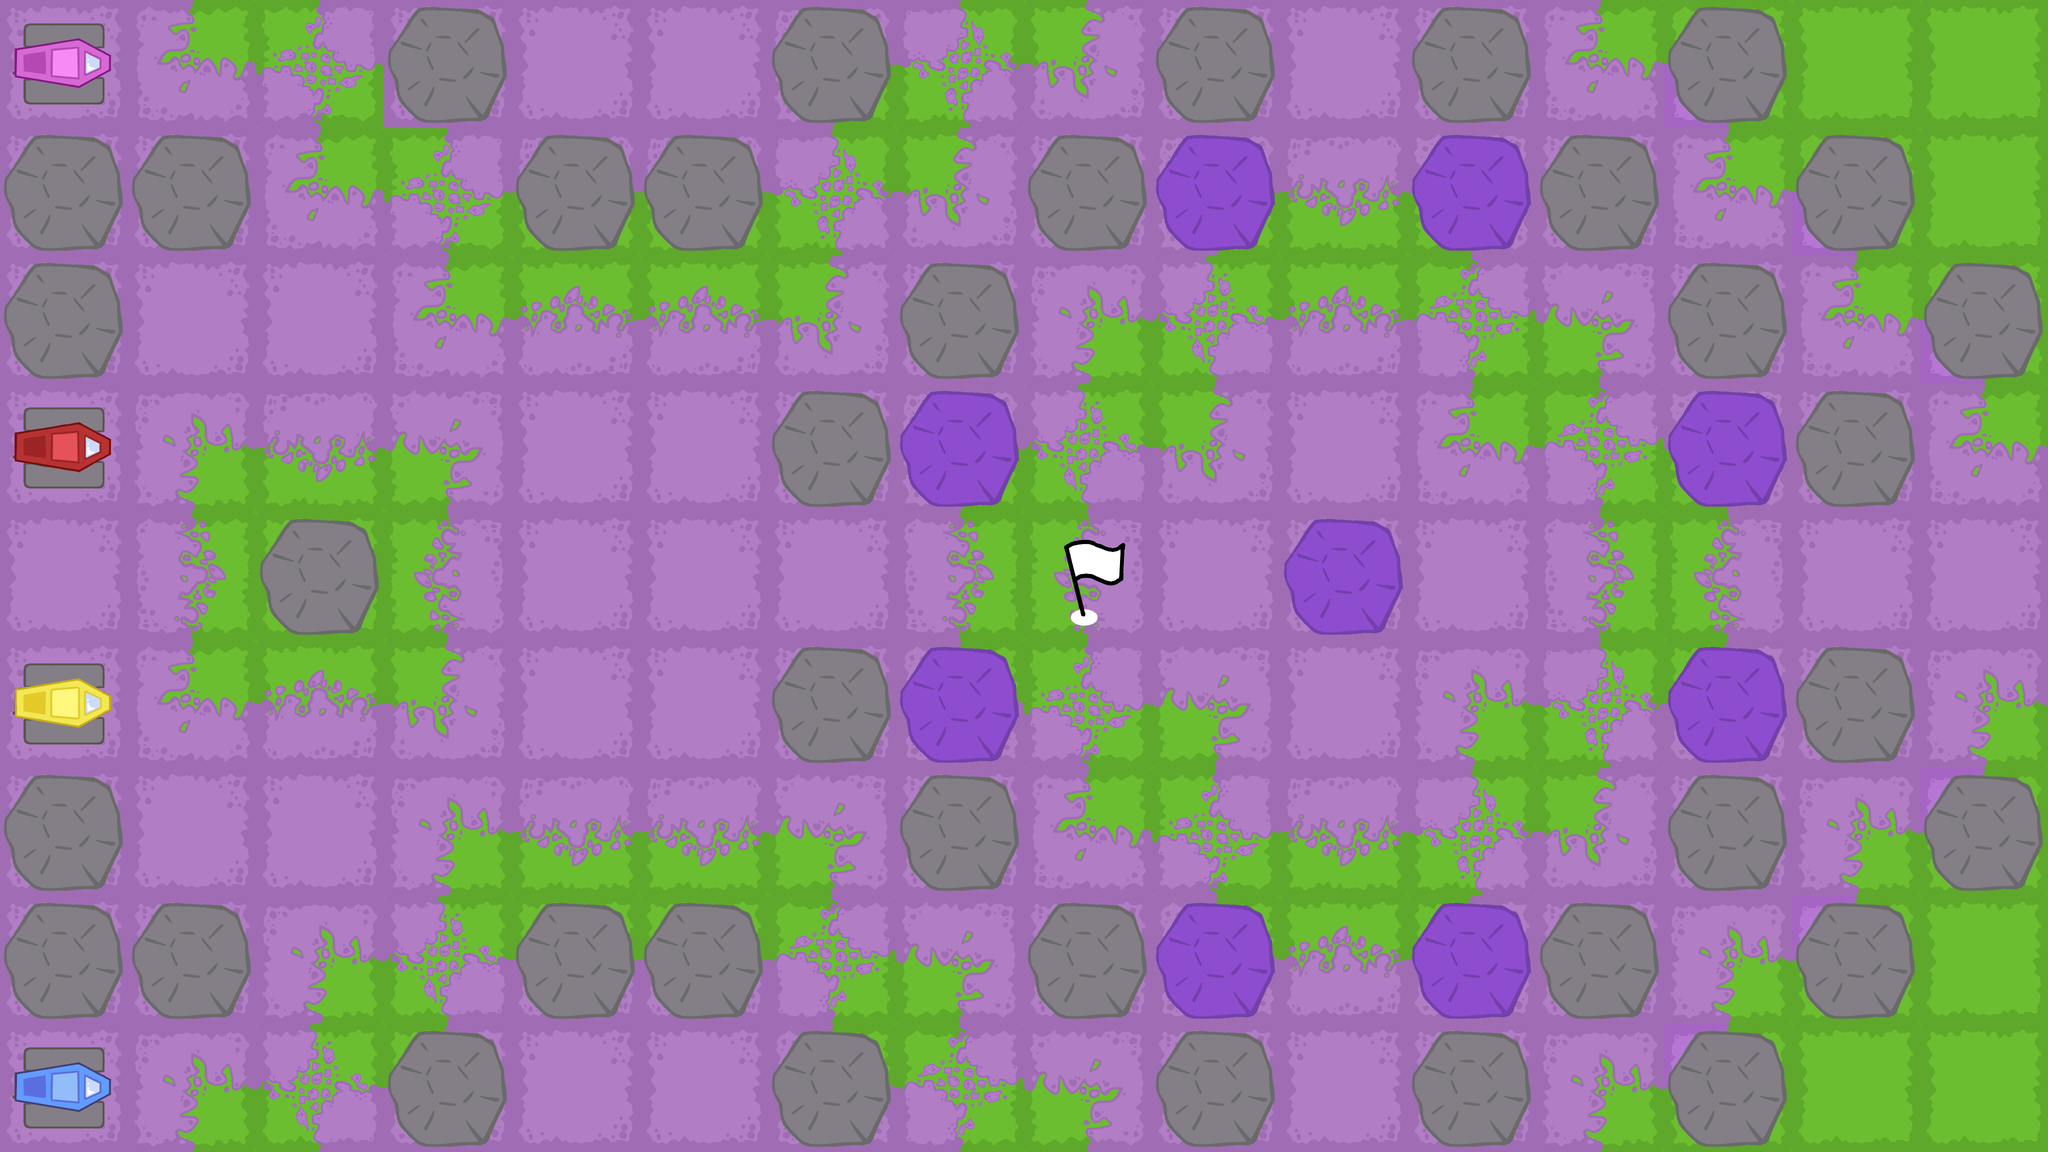

Tiled map render using the project's own tile images. Description and the whole map definition, tile-layer contents included, below:
An orthogonal 16x9 tile map with 256x256 px tiles, 3 tile layers (Base, Objects, Player), 3 tilesets.

<map version="1.10" tiledversion="1.10.1" orientation="orthogonal" renderorder="right-down" width="16" height="9" tilewidth="256" tileheight="256" infinite="0" nextlayerid="4" nextobjectid="1">
 <properties>
  <property name="left" type="int" value="5" />
  <property name="motor_off" type="int" value="2" />
  <property name="motor_on" type="int" value="2" />
  <property name="right" type="int" value="5" />
  <property name="story">[[pre_level]]
text = """
See those weird violet stones there?
That has to be where the weird signal comes from. 
I wonder why they produce such a weird signal. Go on, we need samples.
It should be fine; at least getting closer to it hasn't had any bad effects so far.
Let's go.
"""
profil = "Captain"
[[after_level]]
text = """
Huh…?!
We lost our connection to the robots.
This is not good.
I'll have to notify the main ship, the Ark, immediately.
I'll try to recover the connection!
…
……
………
Not working.
Until further notice, you won't be able to continue your mission.
"""
profil = "Captain"
background = "OuterSpace"</property>
  <property name="wait" type="int" value="9" />
 </properties>
 <tileset firstgid="1" source="../img/BaseTiles/BaseTiles.tsx" />
 <tileset firstgid="13" source="../img/ObjectTiles/ObjectTiles.tsx" />
 <tileset firstgid="17" source="../img/Player/Player.tsx" />
 <layer id="1" name="Base" width="16" height="9">
  <data encoding="csv">
8,2684354572,1610612746,8,8,8,3221225484,3221225482,12,8,8,8,2684354572,2684354569,1,1,
8,8,2684354572,1610612746,3221225483,3221225483,3221225482,12,8,3221225484,3221225483,1610612748,8,2684354572,2684354569,1,
8,8,8,2684354572,11,11,12,8,3221225484,10,11,2684354570,1610612748,8,2684354572,2684354569,
8,3221225484,3221225483,1610612748,8,8,8,3221225484,10,12,8,2684354572,2684354570,1610612748,8,2684354572,
8,2684354571,1,1610612747,8,8,8,2684354571,1610612747,8,8,8,2684354571,1610612747,8,8,
8,2684354572,11,12,8,8,8,2684354572,1610612746,1610612748,8,3221225484,3221225482,12,8,3221225484,
8,8,8,3221225484,3221225483,3221225483,1610612748,8,2684354572,1610612746,3221225483,3221225482,12,8,3221225484,3221225481,
8,8,3221225484,10,11,11,2684354570,1610612748,8,2684354572,11,12,8,3221225484,3221225481,1,
8,3221225484,10,12,8,8,2684354572,2684354570,1610612748,8,8,8,3221225484,3221225481,1,1
</data>
 </layer>
 <layer id="2" name="Objects" width="16" height="9">
  <data encoding="csv">
0,0,0,14,0,0,14,0,0,14,0,14,0,14,0,0,
14,14,0,0,14,14,0,0,14,16,0,16,14,0,14,0,
14,0,0,0,0,0,0,14,0,0,0,0,0,14,0,14,
0,0,0,0,0,0,14,16,0,0,0,0,0,16,14,0,
0,0,14,0,0,0,0,0,0,0,16,0,0,0,0,0,
0,0,0,0,0,0,14,16,0,0,0,0,0,16,14,0,
14,0,0,0,0,0,0,14,0,0,0,0,0,14,0,14,
14,14,0,0,14,14,0,0,14,16,0,16,14,0,14,0,
0,0,0,14,0,0,14,0,0,14,0,14,0,14,0,0
</data>
 </layer>
 <layer id="3" name="Player" width="16" height="9">
  <data encoding="csv">
2684354580,0,0,0,0,0,0,0,0,0,0,0,0,0,0,0,
0,0,0,0,0,0,0,0,0,0,0,0,0,0,0,0,
0,0,0,0,0,0,0,0,0,0,0,0,0,0,0,0,
2684354578,0,0,0,0,0,0,0,0,0,0,0,0,0,0,0,
0,0,0,0,0,0,0,0,21,0,0,0,0,0,0,0,
2684354577,0,0,0,0,0,0,0,0,0,0,0,0,0,0,0,
0,0,0,0,0,0,0,0,0,0,0,0,0,0,0,0,
0,0,0,0,0,0,0,0,0,0,0,0,0,0,0,0,
2684354579,0,0,0,0,0,0,0,0,0,0,0,0,0,0,0
</data>
 </layer>
</map>
